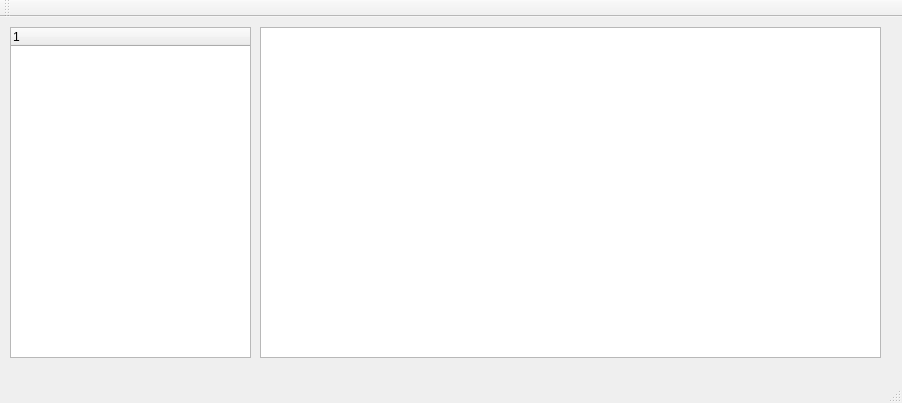
<?xml version="1.0" encoding="UTF-8"?>
<ui version="4.0">
 <class>MainWindow</class>
 <widget class="QMainWindow" name="MainWindow">
  <property name="geometry">
   <rect>
    <x>0</x>
    <y>0</y>
    <width>902</width>
    <height>403</height>
   </rect>
  </property>
  <property name="windowTitle">
   <string>MainWindow</string>
  </property>
  <widget class="QWidget" name="centralWidget">
   <widget class="QTreeWidget" name="treeWidget">
    <property name="geometry">
     <rect>
      <x>10</x>
      <y>10</y>
      <width>241</width>
      <height>331</height>
     </rect>
    </property>
    <column>
     <property name="text">
      <string notr="true">1</string>
     </property>
    </column>
   </widget>
   <widget class="QTableWidget" name="tableWidget">
    <property name="geometry">
     <rect>
      <x>260</x>
      <y>10</y>
      <width>621</width>
      <height>331</height>
     </rect>
    </property>
   </widget>
  </widget>
  <widget class="QMenuBar" name="menuBar">
   <property name="geometry">
    <rect>
     <x>0</x>
     <y>0</y>
     <width>902</width>
     <height>23</height>
    </rect>
   </property>
  </widget>
  <widget class="QToolBar" name="mainToolBar">
   <attribute name="toolBarArea">
    <enum>TopToolBarArea</enum>
   </attribute>
   <attribute name="toolBarBreak">
    <bool>false</bool>
   </attribute>
  </widget>
  <widget class="QStatusBar" name="statusBar"/>
  <action name="actionOpen_PE_File">
   <property name="text">
    <string>Open PE File</string>
   </property>
  </action>
 </widget>
 <layoutdefault spacing="6" margin="11"/>
 <resources/>
 <connections/>
</ui>
